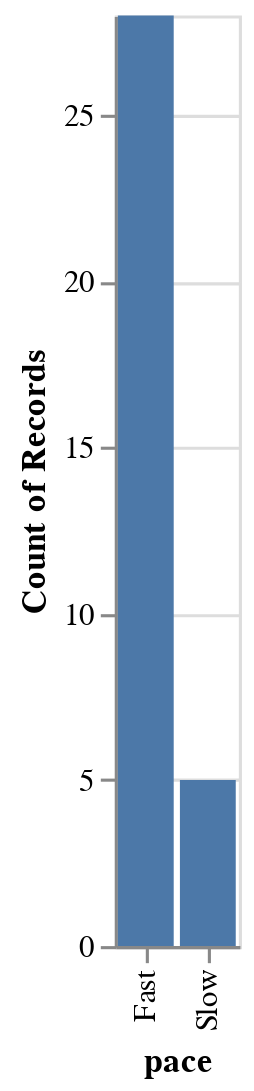

The notebook cell this image was saved under:
### Markdown cell above
###### Bar Chart 2: Slow and Fast Pace

### Code cell
alt.Chart(feature_based_tracks).mark_bar().encode(
    x='pace',
    y='count()'
)

### Figure 1 — Vega-Lite specification as saved in the notebook (floating-point values rounded to 4 significant figures)
{"config": {"view": {"continuousWidth": 400, "continuousHeight": 300}}, "data": {"name": "data-356e570a6e23ab3d7c5de7695208c6f1"}, "mark": "bar", "encoding": {"x": {"type": "nominal", "field": "pace"}, "y": {"type": "quantitative", "aggregate": "count"}}, "$schema": "https://vega.github.io/schema/vega-lite/v4.8.1.json", "datasets": {"data-356e570a6e23ab3d7c5de7695208c6f1": [{"artist": "Various Artists", "album": "It's Always Sunny In Philadelphia (Music from the Original FX Series)", "track_name": "Off Broadway", "track_id": "7uSWYgt3MmFjLshyRdIgPL", "danceability": 0.602, "energy": 0.668, "key": 2, "loudness": -8.71, "mode": 1, "speechiness": 0.0352, "instrumentalness": 0.876, "liveness": 0.462, "valence": 0.849, "tempo": 150.1, "duration_ms": 150635, "time_signature": 4, "playlist": "Tom&Jerry", "energy_tune": true, "pace": "Fast"}, {"artist": "Vulfpeck", "album": "Mr Finish Line", "track_name": "Tee Time", "track_id": "3XxpR8oXqq5Km5X4LlS0pi", "danceability": 0.578, "energy": 0.889, "key": 6, "loudness": -9.708, "mode": 1, "speechiness": 0.0348, "instrumentalness": 0.73, "liveness": 0.0984, "valence": 0.868, "tempo": 141.0, "duration_ms": 169004, "time_signature": 4, "playlist": "Tom&Jerry", "energy_tune": true, "pace": "Fast"}, {"artist": "Various Artists", "album": "SUPER EUROBEAT presents INITIAL D 〜D SELECTION 2〜", "track_name": "LOVE & MONEY", "track_id": "16211VKpjM4Hh3MfIlcu4s", "danceability": 0.564, "energy": 0.971, "key": 9, "loudness": -5.338, "mode": 0, "speechiness": 0.0362, "instrumentalness": 0.132, "liveness": 0.223, "valence": 0.961, "tempo": 155.4, "duration_ms": 299933, "time_signature": 4, "playlist": "Tom&Jerry", "energy_tune": true, "pace": "Fast"}, {"artist": "Various Artists", "album": "SUPER EUROBEAT presents INITIAL D〜D SELECTION 3〜", "track_name": "NIGHT & DAY", "track_id": "1tYWuxQgXJqA4L4jACzjcK", "danceability": 0.38, "energy": 0.985, "key": 1, "loudness": -5.074, "mode": 0, "speechiness": 0.0548, "instrumentalness": 5.3e-05, "liveness": 0.226, "valence": 0.871, "tempo": 75.66, "duration_ms": 311300, "time_signature": 4, "playlist": "Tom&Jerry", "energy_tune": true, "pace": "Slow"}, {"artist": "Various Artists", "album": "The Fast And The Furious: Tokyo Drift (Original Motion Picture Soundtrack)", "track_name": "Speed", "track_id": "5EbTHYIQQtNNMloPNirkKi", "danceability": 0.413, "energy": 0.912, "key": 4, "loudness": -5.092, "mode": 0, "speechiness": 0.0878, "instrumentalness": 0.0203, "liveness": 0.14, "valence": 0.497, "tempo": 165.2, "duration_ms": 168587, "time_signature": 4, "playlist": "Tom&Jerry", "energy_tune": true, "pace": "Fast"}, {"artist": "Fatboy Slim", "album": "The Greatest Hits: Why Try Harder", "track_name": "Weapon Of Choice", "track_id": "08kB9HSfrcIi83rymwgjMz", "danceability": 0.626, "energy": 0.947, "key": 8, "loudness": -4.608, "mode": 0, "speechiness": 0.057, "instrumentalness": 0.78, "liveness": 0.209, "valence": 0.959, "tempo": 196.0, "duration_ms": 219813, "time_signature": 4, "playlist": "Tom&Jerry", "energy_tune": true, "pace": "Fast"}, {"artist": "Cory Wong", "album": "The Optimist", "track_name": "Jax", "track_id": "39PRMLzu72Nz6lSOCF3bWN", "danceability": 0.781, "energy": 0.84, "key": 5, "loudness": -7.689, "mode": 1, "speechiness": 0.0578, "instrumentalness": 0.834, "liveness": 0.0505, "valence": 0.698, "tempo": 112.0, "duration_ms": 252253, "time_signature": 4, "playlist": "Tom&Jerry", "energy_tune": true, "pace": "Fast"}, {"artist": "Ricky Martin", "album": "Ricky Martin", "track_name": "Livin' la Vida Loca", "track_id": "0Ph6L4l8dYUuXFmb71Ajnd", "danceability": 0.425, "energy": 0.954, "key": 1, "loudness": -3.756, "mode": 0, "speechiness": 0.0476, "instrumentalness": 0.0, "liveness": 0.0555, "valence": 0.933, "tempo": 178.0, "duration_ms": 243160, "time_signature": 4, "playlist": "Tom&Jerry", "energy_tune": true, "pace": "Fast"}, {"artist": "A Certain Ratio", "album": "Sextet", "track_name": "Lucinda", "track_id": "7km2akG0G3Z5STqoKrHZPf", "danceability": 0.69, "energy": 0.902, "key": 2, "loudness": -6.632, "mode": 1, "speechiness": 0.0686, "instrumentalness": 0.833, "liveness": 0.0923, "valence": 0.783, "tempo": 124.9, "duration_ms": 234813, "time_signature": 4, "playlist": "Tom&Jerry", "energy_tune": true, "pace": "Fast"}, {"artist": "Kristofer Maddigan", "album": "Cuphead (Original Soundtrack)", "track_name": "Fiery Frolic", "track_id": "02h2lqTc872LnYQ7TOFMmF", "danceability": 0.607, "energy": 0.679, "key": 7, "loudness": -6.221, "mode": 0, "speechiness": 0.114, "instrumentalness": 0.659, "liveness": 0.336, "valence": 0.715, "tempo": 150.2, "duration_ms": 217627, "time_signature": 4, "playlist": "Tom&Jerry", "energy_tune": true, "pace": "Fast"}, {"artist": "Ramones", "album": "Ramones (40th Anniversary Deluxe Edition; 2016 Remaster)", "track_name": "Blitzkrieg Bop - 2016 Remaster", "track_id": "4KcH1ZRV2W1q7Flq0QqC76", "danceability": 0.385, "energy": 0.783, "key": 9, "loudness": -2.533, "mode": 1, "speechiness": 0.233, "instrumentalness": 0.47, "liveness": 0.108, "valence": 0.902, "tempo": 176.7, "duration_ms": 134467, "time_signature": 4, "playlist": "Tom&Jerry", "energy_tune": true, "pace": "Fast"}, {"artist": "Carpenter Brut", "album": "Leather Teeth", "track_name": "Hairspray Hurricane", "track_id": "2x11x3cBABgQUDNMtTxMch", "danceability": 0.38, "energy": 0.83, "key": 2, "loudness": -3.742, "mode": 1, "speechiness": 0.0533, "instrumentalness": 0.934, "liveness": 0.275, "valence": 0.102, "tempo": 92.59, "duration_ms": 331507, "time_signature": 4, "playlist": "Tom&Jerry", "energy_tune": true, "pace": "Slow"}, {"artist": "Toby Fox", "album": "UNDERTALE Soundtrack", "track_name": "MEGALOVANIA", "track_id": "2WpstnkNuH6dUnm3fVLCpU", "danceability": 0.715, "energy": 0.612, "key": 7, "loudness": -9.85, "mode": 1, "speechiness": 0.0515, "instrumentalness": 0.864, "liveness": 0.0387, "valence": 0.95, "tempo": 120.0, "duration_ms": 156000, "time_signature": 4, "playlist": "Tom&Jerry", "energy_tune": true, "pace": "Fast"}, {"artist": "Elvis Presley", "album": "From Elvis in Memphis", "track_name": "Suspicious Minds", "track_id": "1H5IfYyIIAlgDX8zguUzns", "danceability": 0.487, "energy": 0.382, "key": 7, "loudness": -10.89, "mode": 1, "speechiness": 0.0309, "instrumentalness": 4.74e-06, "liveness": 0.411, "valence": 0.714, "tempo": 116.6, "duration_ms": 261280, "time_signature": 4, "playlist": "Stitch", "energy_tune": false, "pace": "Fast"}, {"artist": "Elvis Presley", "album": "Elvis' Golden Records, Vol. 3", "track_name": "Stuck on You", "track_id": "39zODpVtRvghMyfNjZ3BVK", "danceability": 0.647, "energy": 0.513, "key": 7, "loudness": -12.37, "mode": 1, "speechiness": 0.0421, "instrumentalness": 8.64e-06, "liveness": 0.108, "valence": 0.955, "tempo": 131.6, "duration_ms": 139640, "time_signature": 4, "playlist": "Stitch", "energy_tune": true, "pace": "Fast"}, {"artist": "Elvis Presley", "album": "Elvis' Golden Records", "track_name": "Hound Dog", "track_id": "64Ny7djQ6rNJspquof2KoX", "danceability": 0.494, "energy": 0.756, "key": 0, "loudness": -8.492, "mode": 1, "speechiness": 0.0499, "instrumentalness": 0.00505, "liveness": 0.76, "valence": 0.949, "tempo": 86.89, "duration_ms": 136027, "time_signature": 4, "playlist": "Stitch", "energy_tune": true, "pace": "Slow"}, {"artist": "Elvis Presley", "album": "Elvis 30 #1 Hits", "track_name": "(You're The) Devil in Disguise", "track_id": "0D1pEisM3QkiacGXJe5dmd", "danceability": 0.481, "energy": 0.733, "key": 5, "loudness": -7.633, "mode": 1, "speechiness": 0.165, "instrumentalness": 1.18e-05, "liveness": 0.108, "valence": 0.874, "tempo": 122.9, "duration_ms": 140427, "time_signature": 4, "playlist": "Stitch", "energy_tune": true, "pace": "Fast"}, {"artist": "Various Artists", "album": "Lilo & Stitch", "track_name": "He Mele No Lilo", "track_id": "3G9ZnSjGYyHx7e221v0qse", "danceability": 0.73, "energy": 0.331, "key": 2, "loudness": -12.43, "mode": 1, "speechiness": 0.0429, "instrumentalness": 0.000286, "liveness": 0.104, "valence": 0.394, "tempo": 126.6, "duration_ms": 148133, "time_signature": 4, "playlist": "Stitch", "energy_tune": false, "pace": "Fast"}, {"artist": "Elvis Presley", "album": "Elvis (Fool)", "track_name": "Burning Love", "track_id": "7zMUCLm1TN9o9JlLISztxO", "danceability": 0.66, "energy": 0.748, "key": 2, "loudness": -11.21, "mode": 1, "speechiness": 0.0284, "instrumentalness": 0.00585, "liveness": 0.283, "valence": 0.972, "tempo": 143.5, "duration_ms": 170293, "time_signature": 4, "playlist": "Stitch", "energy_tune": true, "pace": "Fast"}, {"artist": "Hank Williams", "album": "The Legend Lives Anew: Hank Williams, Sr. With Strings", "track_name": "I'm So Lonesome I Could Cry", "track_id": "4tj7IsJrn4MvesuhoY0JBy", "danceability": 0.524, "energy": 0.258, "key": 4, "loudness": -14.83, "mode": 1, "speechiness": 0.0287, "instrumentalness": 0.00164, "liveness": 0.328, "valence": 0.349, "tempo": 111.9, "duration_ms": 169067, "time_signature": 3, "playlist": "Stitch", "energy_tune": false, "pace": "Fast"}, {"artist": "Elvis Presley", "album": "Blue Hawaii", "track_name": "Aloha Oe", "track_id": "0a1OAjVB17jFlGegbhpQig", "danceability": 0.287, "energy": 0.278, "key": 7, "loudness": -15.65, "mode": 1, "speechiness": 0.0337, "instrumentalness": 5.35e-05, "liveness": 0.194, "valence": 0.254, "tempo": 98.77, "duration_ms": 114227, "time_signature": 3, "playlist": "Stitch", "energy_tune": false, "pace": "Slow"}, {"artist": "Various Artists", "album": "Lilo & Stitch", "track_name": "Stitch to the Rescue", "track_id": "1616uIpy5KwVqnKtIuyhcu", "danceability": 0.182, "energy": 0.105, "key": 2, "loudness": -18.31, "mode": 1, "speechiness": 0.0377, "instrumentalness": 0.518, "liveness": 0.0713, "valence": 0.0351, "tempo": 78.76, "duration_ms": 354827, "time_signature": 4, "playlist": "Stitch", "energy_tune": false, "pace": "Slow"}, {"artist": "Various Artists", "album": "Lilo & Stitch", "track_name": "Hawaiian Roller Coaster Ride", "track_id": "7GmiJVBAzWNikX5VkNQg85", "danceability": 0.702, "energy": 0.624, "key": 5, "loudness": -9.927, "mode": 1, "speechiness": 0.0285, "instrumentalness": 0.0152, "liveness": 0.0669, "valence": 0.947, "tempo": 114.5, "duration_ms": 208227, "time_signature": 4, "playlist": "Stitch", "energy_tune": true, "pace": "Fast"}, {"artist": "Various Artists", "album": "熱烈!アニソン魂 THE BEST カバー楽曲集 TVアニメシリーズ「デジモンシリーズ」 vol.1", "track_name": "Butter-Fly (デジモンアドベンチャー全話OP)", "track_id": "4A3G4Chh8DTJftwJEf5tOp", "danceability": 0.472, "energy": 0.907, "key": 2, "loudness": -4.545, "mode": 1, "speechiness": 0.0546, "instrumentalness": 0, "liveness": 0.0645, "valence": 0.441, "tempo": 165.0, "duration_ms": 257950, "time_signature": 4, "playlist": "Anime", "energy_tune": true, "pace": "Fast"}, {"artist": "毛毛", "album": "迪迦奥特曼", "track_name": "奇迹再现 - 《超人迪加》电视剧中文版片头曲", "track_id": "3zAieIyKyNODQn6y2sxbFq", "danceability": 0.457, "energy": 0.864, "key": 9, "loudness": -5.9, "mode": 1, "speechiness": 0.0838, "instrumentalness": 0, "liveness": 0.374, "valence": 0.441, "tempo": 159.8, "duration_ms": 236042, "time_signature": 4, "playlist": "Anime", "energy_tune": true, "pace": "Fast"}, {"artist": "Akano", "album": "Blue Bird (From \"Naruto Shippuden\")", "track_name": "Blue Bird (From \"Naruto Shippuden\")", "track_id": "1bEnIDpwKsyhDauHVoMz6t", "danceability": 0.594, "energy": 0.868, "key": 6, "loudness": -3.286, "mode": 0, "speechiness": 0.0606, "instrumentalness": 0, "liveness": 0.209, "valence": 0.691, "tempo": 152.0, "duration_ms": 100201, "time_signature": 4, "playlist": "Anime", "energy_tune": true, "pace": "Fast"}, {"artist": "Katsuo Ohno", "album": "「名探偵コナン から紅の恋歌」オリジナル・サウンドトラック", "track_name": "名探偵コナン メイン・テーマ(から紅ヴァージョン)", "track_id": "0RyQvri8BbQYChVVXSJnnL", "danceability": 0.269, "energy": 0.857, "key": 5, "loudness": -3.963, "mode": 0, "speechiness": 0.0495, "instrumentalness": 0.654, "liveness": 0.218, "valence": 0.689, "tempo": 131.9, "duration_ms": 186907, "time_signature": 4, "playlist": "Anime", "energy_tune": true, "pace": "Fast"}, {"artist": "Geek Music", "album": "Tom And Jerry Main Theme (From \"Tom And Jerry\")", "track_name": "Tom And Jerry Main Theme (From \"Tom And Jerry\")", "track_id": "5sFKd7dVlGoOuXl2usSZuW", "danceability": 0.544, "energy": 0.536, "key": 5, "loudness": -8.701, "mode": 1, "speechiness": 0.0357, "instrumentalness": 0.768, "liveness": 0.493, "valence": 0.514, "tempo": 156.0, "duration_ms": 65736, "time_signature": 3, "playlist": "Anime", "energy_tune": true, "pace": "Fast"}, {"artist": "Various Artists", "album": "喜羊羊与灰太狼之虎虎生威电影原声大碟", "track_name": "别看我只是一只羊 - 国", "track_id": "1gn9wcyLBChQcC3q7tKK8F", "danceability": 0.827, "energy": 0.507, "key": 0, "loudness": -6.392, "mode": 1, "speechiness": 0.0433, "instrumentalness": 0, "liveness": 0.068, "valence": 0.696, "tempo": 126.0, "duration_ms": 186467, "time_signature": 4, "playlist": "Anime", "energy_tune": true, "pace": "Fast"}, {"artist": "毛毛", "album": "迪迦奥特曼", "track_name": "永远的奥特曼 - 《迪迦奥特曼》中文片尾曲", "track_id": "4MskqNyksAQvAqnHEJmhTg", "danceability": 0.662, "energy": 0.872, "key": 4, "loudness": -6.223, "mode": 1, "speechiness": 0.0402, "instrumentalness": 2.11e-05, "liveness": 0.217, "valence": 0.579, "tempo": 130.0, "duration_ms": 197120, "time_signature": 4, "playlist": "Anime", "energy_tune": true, "pace": "Fast"}, {"artist": "Various Artists", "album": "アニソンLive大全集 熱烈!アニソン魂「アニたまLive」vol.1 in AJF 2004", "track_name": "ウィーアー! (ワンピース)", "track_id": "42esJ6BgSoV1DS3Onns03h", "danceability": 0.332, "energy": 0.975, "key": 8, "loudness": -6.182, "mode": 1, "speechiness": 0.106, "instrumentalness": 0, "liveness": 0.981, "valence": 0.268, "tempo": 167.9, "duration_ms": 262013, "time_signature": 4, "playlist": "Anime", "energy_tune": true, "pace": "Fast"}, {"artist": "牛奶@咖啡", "album": "越长大越孤单", "track_name": "快乐星猫", "track_id": "4Qzuh2Jp6MlIGjQPtYbZqi", "danceability": 0.543, "energy": 0.866, "key": 2, "loudness": -4.925, "mode": 1, "speechiness": 0.0689, "instrumentalness": 0, "liveness": 0.0236, "valence": 0.453, "tempo": 160.0, "duration_ms": 194160, "time_signature": 4, "playlist": "Anime", "energy_tune": true, "pace": "Fast"}, {"artist": "Toshio Masuda", "album": "NARUTO -ナルト- オリジナルサウンドトラック", "track_name": "NARUTO Main Theme", "track_id": "5kKloaKFvAuDNFi8m52hxy", "danceability": 0.525, "energy": 0.766, "key": 4, "loudness": -8.448, "mode": 0, "speechiness": 0.0438, "instrumentalness": 0.00235, "liveness": 0.125, "valence": 0.383, "tempo": 120.0, "duration_ms": 266920, "time_signature": 4, "playlist": "Anime", "energy_tune": true, "pace": "Fast"}]}}
